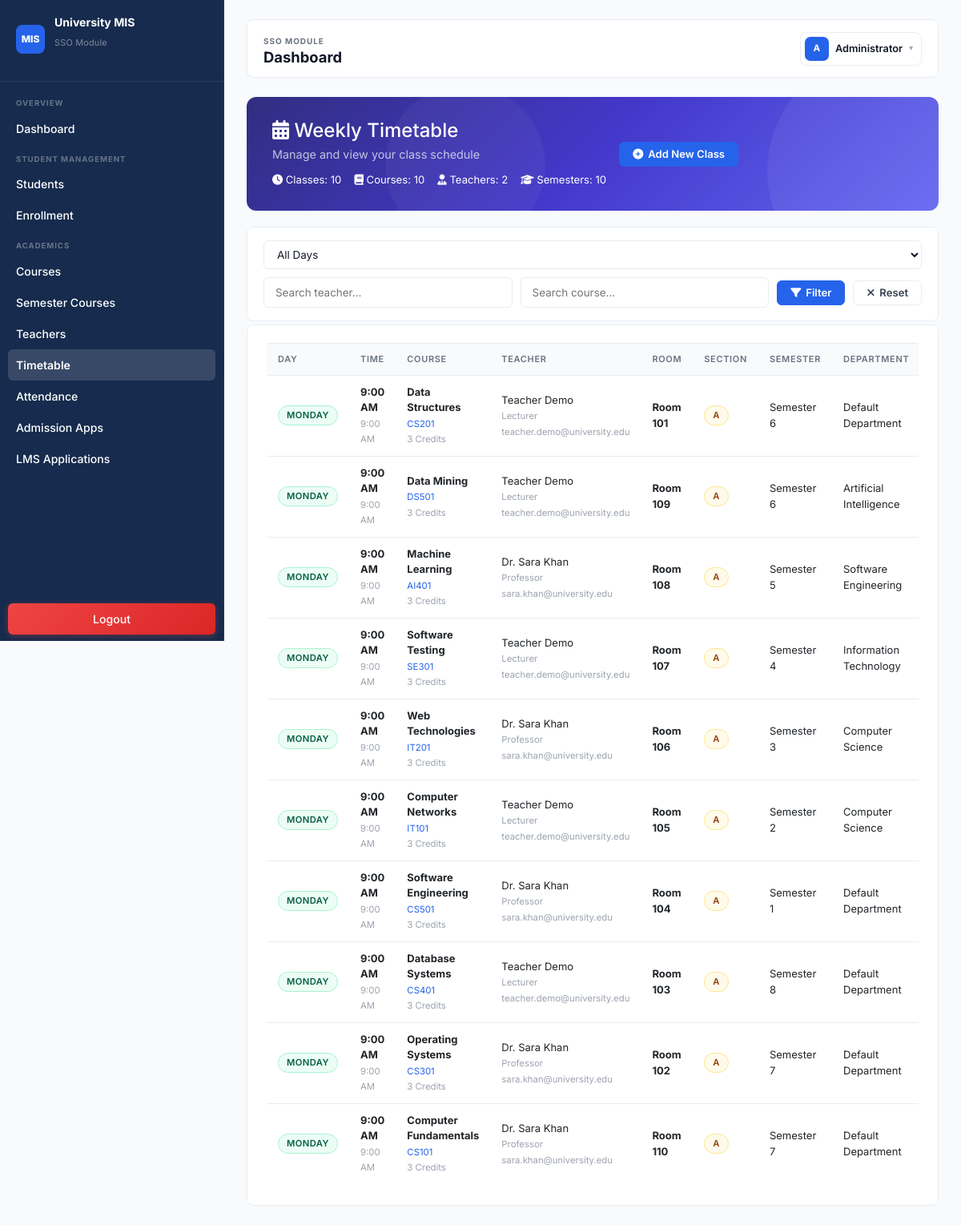
The page /TImetable/index.php (signed in) on the database its author committed.
### tables this page shows
CREATE TABLE `timetable` (
  `id` int(11) NOT NULL,
  `course_id` int(11) NOT NULL,
  `teacher_id` int(11) NOT NULL,
  `day_of_week` enum('Monday','Tuesday','Wednesday','Thursday','Friday','Saturday','Sunday') NOT NULL,
  `start_time` time NOT NULL,
  `end_time` time NOT NULL,
  `room_no` varchar(30) NOT NULL,
  `semester_id` int(11) NOT NULL,
  `session_id` int(11) NOT NULL,
  `section` varchar(5) NOT NULL DEFAULT 'A'
);

CREATE TABLE `courses` (
  `course_id` int(11) NOT NULL,
  `course_code` varchar(20) NOT NULL,
  `course_name` varchar(100) DEFAULT NULL,
  `course_title` varchar(150) NOT NULL,
  `program_id` int(11) DEFAULT NULL,
  `credit_hours` tinyint(4) NOT NULL DEFAULT 3,
  `description` text DEFAULT NULL,
  `department_id` int(11) DEFAULT NULL,
  `semester_id` int(11) NOT NULL,
  `status` enum('Active','Inactive') NOT NULL DEFAULT 'Active',
  `created_at` timestamp NOT NULL DEFAULT current_timestamp(),
  `semester_name` varchar(40) DEFAULT NULL,
  `teacher_id` int(11) DEFAULT NULL
);

CREATE TABLE `teachers` (
  `teacher_id` int(11) NOT NULL,
  `user_id` int(11) DEFAULT NULL,
  `teacher_name` varchar(150) NOT NULL,
  `designation` varchar(100) DEFAULT NULL,
  `email` varchar(150) NOT NULL,
  `phone` varchar(20) DEFAULT NULL,
  `department_id` int(11) NOT NULL,
  `status` enum('Active','Inactive') NOT NULL DEFAULT 'Active',
  `created_at` timestamp NOT NULL DEFAULT current_timestamp()
);

CREATE TABLE `semesters` (
  `semester_id` int(11) NOT NULL,
  `semester_name` varchar(50) NOT NULL,
  `semester_number` tinyint(4) NOT NULL,
  `department_id` int(11) NOT NULL
);

CREATE TABLE `departments` (
  `department_id` int(11) NOT NULL,
  `department_name` varchar(100) NOT NULL,
  `department_code` varchar(20) NOT NULL,
  `duration_years` tinyint(4) NOT NULL DEFAULT 4,
  `total_semesters` tinyint(4) NOT NULL DEFAULT 8,
  `status` enum('Active','Inactive') NOT NULL DEFAULT 'Active',
  `created_at` timestamp NOT NULL DEFAULT current_timestamp(),
  `updated_at` timestamp NOT NULL DEFAULT current_timestamp() ON UPDATE current_timestamp()
);

### modules/sso/includes/auth.php (called while the page is built, shortened)
<?php
function getCurrentUser() {
    $conn = getConnection();
    $user_id = (int)$_SESSION['user_id'];
    $query = "SELECT u.*, r.role_name FROM users u
              LEFT JOIN roles r ON u.role_id = r.role_id
              WHERE u.user_id = $user_id";
    $result = mysqli_query($conn, $query);
    return mysqli_fetch_assoc($result);
}
?>

### TImetable/index.php (the view, shortened to what this page needs)
<?php
require_once __DIR__ . '/../modules/sso/includes/auth.php';
$conn = getConnection();
if (!function_exists('columnExists')) {
    function columnExists($conn, $table, $column) {
        try { $query = "SHOW COLUMNS FROM $table LIKE '$column'"; $result = mysqli_query($conn, $query); return ($result && mysqli_num_rows($result) > 0); }
        catch (Exception $e) { return false; }
    }
}
$hasTeacherSpecialization = columnExists($conn, 'teachers', 'specialization');
$hasTeacherDesignation = columnExists($conn, 'teachers', 'designation');
$hasTeacherEmail = columnExists($conn, 'teachers', 'email');
$selectFields = "t.id, t.day_of_week, t.start_time, t.end_time, t.room_no, t.section, c.course_id, c.course_code, c.course_name as course_title, c.credit_hours, tch.teacher_name";
if ($hasTeacherSpecialization) { $selectFields .= ", tch.specialization as designation"; } elseif ($hasTeacherDesignation) { $selectFields .= ", tch.designation as designation"; } else { $selectFields .= ", NULL as designation"; }
if ($hasTeacherEmail) { $selectFields .= ", tch.email as teacher_email"; } else { $selectFields .= ", NULL as teacher_email"; }
$selectFields .= ", s.semester_name, ses.session_name, d.department_name, p.program_name";
$sql = "SELECT $selectFields FROM timetable t LEFT JOIN courses c ON t.course_id = c.course_id LEFT JOIN teachers tch ON t.teacher_id = tch.teacher_id LEFT JOIN semesters s ON t.semester_id = s.semester_id LEFT JOIN sessions ses ON t.session_id = ses.session_id LEFT JOIN departments d ON c.department_id = d.department_id LEFT JOIN programs p ON c.program_id = p.program_id ORDER BY FIELD(t.day_of_week, 'Monday', 'Tuesday', 'Wednesday', 'Thursday', 'Friday', 'Saturday', 'Sunday'), t.start_time";
$result = mysqli_query($conn, $sql);
$total_classes = mysqli_num_rows($result);
$unique_courses = mysqli_fetch_assoc(mysqli_query($conn, "SELECT COUNT(DISTINCT course_id) as total FROM timetable"));
$unique_teachers = mysqli_fetch_assoc(mysqli_query($conn, "SELECT COUNT(DISTINCT teacher_id) as total FROM timetable"));
$unique_semesters = mysqli_fetch_assoc(mysqli_query($conn, "SELECT COUNT(DISTINCT semester_id) as total FROM timetable"));
require_once __DIR__ . '/../includes/header.php';
?>
<div class="greeting-card" style="margin-bottom:20px;">
    <div style="display:flex;justify-content:space-between;align-items:center;flex-wrap:wrap;gap:16px;">
        <div>
            <h4 style="margin-bottom:4px;"><i class="fas fa-calendar-alt"></i> Weekly Timetable</h4>
            <p style="opacity:.7;margin-bottom:12px;">Manage and view your class schedule</p>
            <div style="display:flex;gap:16px;flex-wrap:wrap;">
                <span style="font-size:.82rem;"><i class="fas fa-clock"></i> Classes: <?= $total_classes ?></span>
                <span style="font-size:.82rem;"><i class="fas fa-book"></i> Courses: <?= $unique_courses['total'] ?? 0 ?></span>
                <span style="font-size:.82rem;"><i class="fas fa-user-tie"></i> Teachers: <?= $unique_teachers['total'] ?? 0 ?></span>
                <span style="font-size:.82rem;"><i class="fas fa-graduation-cap"></i> Semesters: <?= $unique_semesters['total'] ?? 0 ?></span>
            </div>
        </div>
        <a href="add.php" class="btn btn-primary"><i class="fas fa-plus-circle"></i> Add New Class</a>
    </div>
</div>
<div class="filter-bar">
    <select id="filterDay" style="min-width:140px;">
        <option value="">All Days</option>
    </select>
    <input type="text" id="filterTeacher" placeholder="Search teacher..." style="flex:1;min-width:160px;">
    <input type="text" id="filterCourse" placeholder="Search course..." style="flex:1;min-width:160px;">
    <button class="btn btn-primary" onclick="applyFilters()"><i class="fas fa-filter"></i> Filter</button>
    <button class="btn btn-outline" onclick="resetFilters()"><i class="fas fa-times"></i> Reset</button>
</div>
<?php if ($result && mysqli_num_rows($result) > 0): ?>
    <div class="card">
        <div style="padding:0;">
            <div class="table-responsive">
                <table>
                    <thead>
                        <tr>
                            <th>Day</th>
                            <th>Time</th>
                            <th>Course</th>
                            <th>Teacher</th>
                            <th>Room</th>
                            <th>Section</th>
                            <th>Semester</th>
                            <th>Department</th>
                        </tr>
                    </thead>
                    <tbody>
                        <?php while($row = mysqli_fetch_assoc($result)): ?>
                            <tr>
                                <td><span class="status-badge Active"><?= $row['day_of_week'] ?></span></td>
                                <td><strong><?= date('g:i A', strtotime($row['start_time'])) ?></strong><br><small style="color:var(--muted);"><?= date('g:i A', strtotime($row['end_time'])) ?></small></td>
                                <td><strong><?= htmlspecialchars($row['course_title']) ?></strong><br><small style="color:var(--accent);"><?= htmlspecialchars($row['course_code']) ?></small><?php if($row['credit_hours']): ?><br><small style="color:var(--muted);"><?= $row['credit_hours'] ?> Credits</small><?php endif; ?></td>
                                <td><?= htmlspecialchars($row['teacher_name']) ?><?php if(!empty($row['designation']) && $row['designation'] != 'N/A'): ?><br><small style="color:var(--muted);"><?= htmlspecialchars($row['designation']) ?></small><?php endif; ?><?php if(!empty($row['teacher_email']) && $row['teacher_email'] != 'N/A'): ?><br><small style="color:var(--muted);"><?= htmlspecialchars($row['teacher_email']) ?></small><?php endif; ?></td>
                                <td><strong><?= htmlspecialchars($row['room_no']) ?></strong></td>
                                <td><span class="status-badge Inactive" style="background:var(--warning-bg);color:#92400e;border-color:var(--warning-border);"><?= htmlspecialchars($row['section']) ?></span></td>
                                <td><?= htmlspecialchars($row['semester_name']) ?></td>
                                <td><?= htmlspecialchars($row['department_name']) ?></td>
                            </tr>
                        <?php endwhile; ?>
                    </tbody>
                </table>
            </div>
        </div>
    </div>
<?php endif; ?>
<?php include __DIR__ . '/../includes/footer.php'; ?>

### rows shown on the page
timetable: day_of_week "MONDAY", start_time "9:00 AM", end_time "9:00 AM", course.course_name "Data Structures", course.course_code "CS201", course.credit_hours "3", teacher.teacher_name "Teacher Demo", teacher.designation "Lecturer", teacher.email "teacher.demo@university.edu", room_no "Room 101", section "A", semester.semester_name "Semester 6", departments.department_name "Default Department"
timetable: day_of_week "MONDAY", start_time "9:00 AM", end_time "9:00 AM", course.course_name "Data Mining", course.course_code "DS501", course.credit_hours "3", teacher.teacher_name "Teacher Demo", teacher.designation "Lecturer", teacher.email "teacher.demo@university.edu", room_no "Room 109", section "A", semester.semester_name "Semester 6", departments.department_name "Artificial Intelligence"
timetable: day_of_week "MONDAY", start_time "9:00 AM", end_time "9:00 AM", course.course_name "Machine Learning", course.course_code "AI401", course.credit_hours "3", teacher.teacher_name "Dr. Sara Khan", teacher.designation "Professor", teacher.email "sara.khan@university.edu", room_no "Room 108", section "A", semester.semester_name "Semester 5", departments.department_name "Software Engineering"
timetable: day_of_week "MONDAY", start_time "9:00 AM", end_time "9:00 AM", course.course_name "Software Testing", course.course_code "SE301", course.credit_hours "3", teacher.teacher_name "Teacher Demo", teacher.designation "Lecturer", teacher.email "teacher.demo@university.edu", room_no "Room 107", section "A", semester.semester_name "Semester 4", departments.department_name "Information Technology"
timetable: day_of_week "MONDAY", start_time "9:00 AM", end_time "9:00 AM", course.course_name "Web Technologies", course.course_code "IT201", course.credit_hours "3", teacher.teacher_name "Dr. Sara Khan", teacher.designation "Professor", teacher.email "sara.khan@university.edu", room_no "Room 106", section "A", semester.semester_name "Semester 3", departments.department_name "Computer Science"
timetable: day_of_week "MONDAY", start_time "9:00 AM", end_time "9:00 AM", course.course_name "Computer Networks", course.course_code "IT101", course.credit_hours "3", teacher.teacher_name "Teacher Demo", teacher.designation "Lecturer", teacher.email "teacher.demo@university.edu", room_no "Room 105", section "A", semester.semester_name "Semester 2", departments.department_name "Computer Science"
timetable: day_of_week "MONDAY", start_time "9:00 AM", end_time "9:00 AM", course.course_name "Software Engineering", course.course_code "CS501", course.credit_hours "3", teacher.teacher_name "Dr. Sara Khan", teacher.designation "Professor", teacher.email "sara.khan@university.edu", room_no "Room 104", section "A", semester.semester_name "Semester 1", departments.department_name "Default Department"
timetable: day_of_week "MONDAY", start_time "9:00 AM", end_time "9:00 AM", course.course_name "Database Systems", course.course_code "CS401", course.credit_hours "3", teacher.teacher_name "Teacher Demo", teacher.designation "Lecturer", teacher.email "teacher.demo@university.edu", room_no "Room 103", section "A", semester.semester_name "Semester 8", departments.department_name "Default Department"
timetable: day_of_week "MONDAY", start_time "9:00 AM", end_time "9:00 AM", course.course_name "Operating Systems", course.course_code "CS301", course.credit_hours "3", teacher.teacher_name "Dr. Sara Khan", teacher.designation "Professor", teacher.email "sara.khan@university.edu", room_no "Room 102", section "A", semester.semester_name "Semester 7", departments.department_name "Default Department"
timetable: day_of_week "MONDAY", start_time "9:00 AM", end_time "9:00 AM", course.course_name "Computer Fundamentals", course.course_code "CS101", course.credit_hours "3", teacher.teacher_name "Dr. Sara Khan", teacher.designation "Professor", teacher.email "sara.khan@university.edu", room_no "Room 110", section "A", semester.semester_name "Semester 7", departments.department_name "Default Department"

### other values the page prints
$pageTitle "Dashboard"
$userInitial "A"
$userName "Administrator"
$total_classes "10"
$unique_courses['total'] "10"
$unique_teachers['total'] "2"
$unique_semesters['total'] "10"
